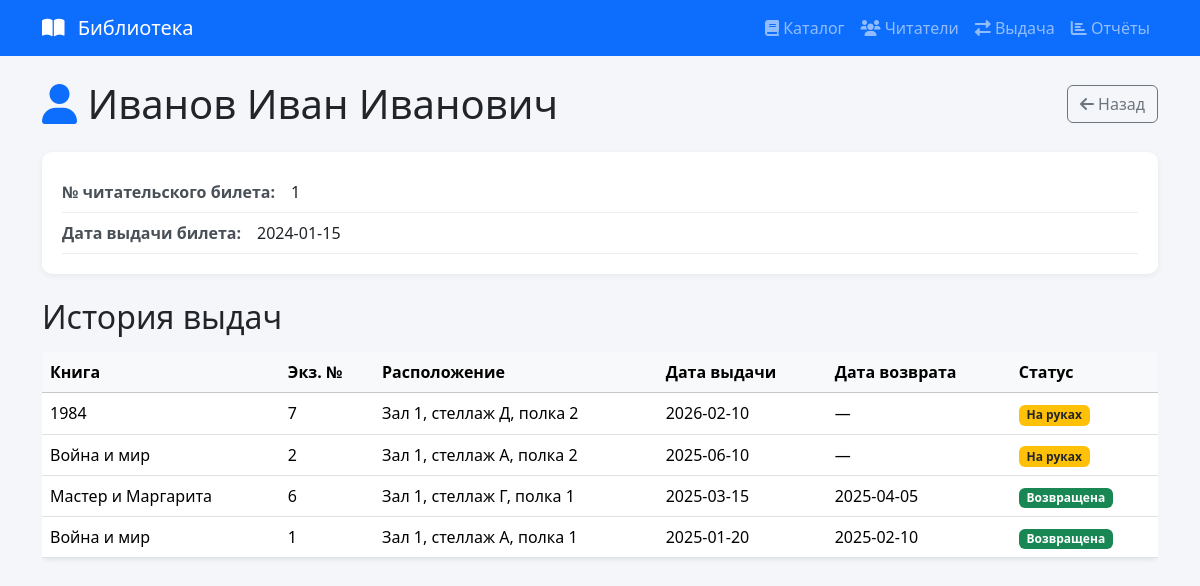
The page /reader/1 on the database its author committed.
### tables this page shows
CREATE TABLE reader_card (
    id_reader_card INTEGER PRIMARY KEY AUTOINCREMENT,
    full_name TEXT NOT NULL,
    issue_date TEXT NOT NULL,
    photo BLOB
);

CREATE TABLE issue (
    id_instance INTEGER NOT NULL,
    issue_date TEXT NOT NULL,
    return_date TEXT,
    id_reader_card INTEGER NOT NULL,
    PRIMARY KEY (id_instance, issue_date),
    FOREIGN KEY (id_instance) REFERENCES book_instance(id_instance),
    FOREIGN KEY (id_reader_card) REFERENCES reader_card(id_reader_card)
);

CREATE TABLE book (
    id_book INTEGER PRIMARY KEY AUTOINCREMENT,
    title TEXT NOT NULL,
    pages INTEGER,
    id_publisher INTEGER NOT NULL,
    FOREIGN KEY (id_publisher) REFERENCES publisher(id_publisher)
);

CREATE TABLE book_instance (
    id_instance INTEGER PRIMARY KEY AUTOINCREMENT,
    location TEXT NOT NULL,
    price REAL NOT NULL DEFAULT 0,
    id_book INTEGER NOT NULL,
    FOREIGN KEY (id_book) REFERENCES book(id_book)
);

### main.py (the view)
@app.route('/reader/<int:reader_id>')
def reader_detail(reader_id):
    conn = get_db()
    reader = conn.execute("SELECT * FROM reader_card WHERE id_reader_card = ?", (reader_id,)).fetchone()
    issues = conn.execute("""
        SELECT i.issue_date, i.return_date,
               bi.id_instance, bi.location, b.title AS book_name
        FROM issue i
        JOIN book_instance bi ON i.id_instance = bi.id_instance
        JOIN book b ON bi.id_book = b.id_book
        WHERE i.id_reader_card = ?
        ORDER BY i.issue_date DESC
    """, (reader_id,)).fetchall()
    conn.close()
    return render_template('reader_detail.html', reader=reader, issues=issues)

### main.py (called while the page is built)
def get_db():
    conn = sqlite3.connect(DB_PATH)
    conn.row_factory = sqlite3.Row
    conn.execute("PRAGMA foreign_keys = ON")
    return conn

### templates/reader_detail.html (shortened to what this page needs)
{% extends "base.html" %}
{% block content %}
<div class="d-flex justify-content-between align-items-center mb-4">
    <h1 class="mb-0"><i class="fas fa-user text-primary"></i> {{ reader.full_name }}</h1>
    <a href="{{ url_for('readers') }}" class="btn btn-outline-secondary"><i class="fas fa-arrow-left"></i> Назад</a>
</div>
<div class="detail-card">
    <div class="detail-row">
        <span class="detail-label">№ читательского билета:</span>
        <span>{{ reader.id_reader_card }}</span>
    </div>
    <div class="detail-row">
        <span class="detail-label">Дата выдачи билета:</span>
        <span>{{ reader.issue_date }}</span>
    </div>
</div>
<h2 class="mb-3">История выдач</h2>
{% if issues %}
<div class="table-responsive">
    <table class="table table-hover align-middle bg-white rounded shadow-sm">
        <thead class="table-light">
            <tr>
                <th>Книга</th>
                <th>Экз. №</th>
                <th>Расположение</th>
                <th>Дата выдачи</th>
                <th>Дата возврата</th>
                <th>Статус</th>
            </tr>
        </thead>
        <tbody>
            {% for i in issues %}
            <tr>
                <td>{{ i.book_name }}</td>
                <td>{{ i.id_instance }}</td>
                <td>{{ i.location }}</td>
                <td>{{ i.issue_date }}</td>
                <td>{{ i.return_date or '—' }}</td>
                <td>
                    {% if i.return_date %}
                        <span class="badge bg-success">Возвращена</span>
                    {% else %}
                        <span class="badge bg-warning text-dark">На руках</span>
                    {% endif %}
                </td>
            </tr>
            {% endfor %}
        </tbody>
    </table>
</div>
{% else %}
<div class="empty-state">
    <i class="fas fa-history fa-3x"></i>
    <p class="text-muted">История выдач отсутствует</p>
</div>
{% endif %}
{% endblock %}

### templates/base.html (style rules this page uses)
body { background: #f5f6fa; }
.detail-card { background: #fff; border-radius: 10px; padding: 1.25rem; box-shadow: 0 2px 6px rgba(0,0,0,.06); margin-bottom: 1.5rem; }
.detail-row { padding: .5rem 0; border-bottom: 1px solid #eee; display: flex; gap: 1rem; }
.detail-label { font-weight: 600; min-width: 140px; color: #495057; }

### rows shown on the page
reader_card: full_name "Иванов Иван Иванович", id_reader_card "1", issue_date "2024-01-15"
issue: book_name "1984", id_instance "7", location "Зал 1, стеллаж Д, полка 2", issue_date "2026-02-10", return_date "—", shows "На руках"
issue: book_name "Война и мир", id_instance "2", location "Зал 1, стеллаж А, полка 2", issue_date "2025-06-10", return_date "—", shows "На руках"
issue: book_name "Мастер и Маргарита", id_instance "6", location "Зал 1, стеллаж Г, полка 1", issue_date "2025-03-15", return_date "2025-04-05", shows "Возвращена"
issue: book_name "Война и мир", id_instance "1", location "Зал 1, стеллаж А, полка 1", issue_date "2025-01-20", return_date "2025-02-10", shows "Возвращена"
